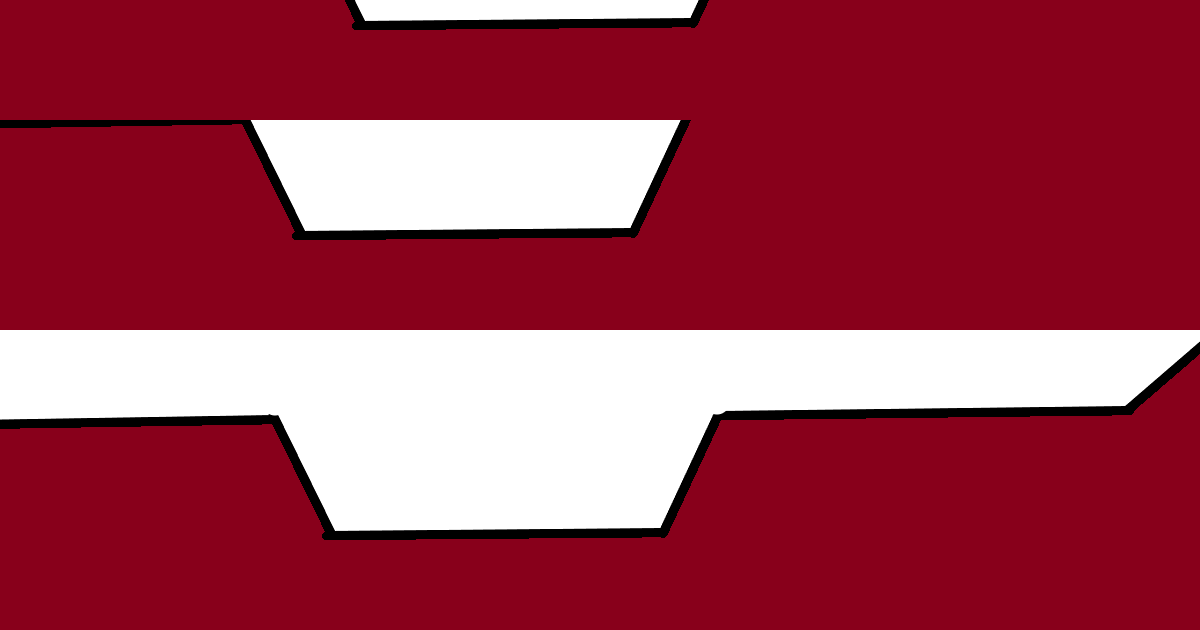

The image is a tile-based game level rendered from a .tmx file. Its description and complete source (layers, tilesets, objects, tile grids) follow:
An orthogonal 40x21 tile map with 30x30 px tiles, 1 tile layer (Tile Layer 1), 2 tilesets.

<map version="1.9" tiledversion="1.9.2" orientation="orthogonal" renderorder="right-down" width="40" height="21" tilewidth="30" tileheight="30" infinite="0" nextlayerid="2" nextobjectid="1">
 <tileset firstgid="1" name="ground" tilewidth="30" tileheight="30" tilecount="900" columns="45">
  <image source="ground.png" width="1350" height="619" />
 </tileset>
 <tileset firstgid="901" source="ground.tsx" />
 <layer id="1" name="Tile Layer 1" width="40" height="21">
  <data encoding="csv">
1621,1622,1623,1624,1625,1626,1627,1628,1629,1630,1631,1632,1633,1634,1635,1636,1637,1638,1639,1640,1641,1642,1643,1644,1645,1646,1647,1648,1649,1650,1651,1652,1653,1654,1655,1656,1657,1658,1659,1660,
1666,1667,1668,1669,1670,1671,1672,1673,1674,1675,1676,1677,1678,1679,1680,1681,1682,1683,1684,1685,1686,1687,1688,1689,1690,1691,1692,1693,1694,1695,1696,1697,1698,1699,1700,1701,1702,1703,1704,1705,
1711,1712,1713,1714,1715,1716,1717,1718,1719,1720,1721,1722,1723,1724,1725,1726,1727,1728,1729,1730,1731,1732,1733,1734,1735,1736,1737,1738,1739,1740,1741,1742,1743,1744,1745,1746,1747,1748,1749,1750,
1756,1757,1758,1759,1760,1761,1762,1763,1764,1765,1766,1767,1768,1769,1770,1771,1772,1773,1774,1775,1776,1777,1778,1779,1780,1781,1782,1783,1784,1785,1786,1787,1788,1789,1790,1791,1792,1793,1794,1795,
1488,1489,1490,1491,1492,1493,1494,1495,1496,1497,1498,1499,1500,1501,1502,1503,1504,1505,1506,1507,1508,1509,1510,1511,1512,1513,1514,1515,1516,1517,1518,1519,1520,1521,1522,1523,1524,1525,1526,1527,
1533,1534,1535,1536,1537,1538,1539,1540,1541,1542,1543,1544,1545,1546,1547,1548,1549,1550,1551,1552,1553,1554,1555,1556,1557,1558,1559,1560,1561,1562,1563,1564,1565,1566,1567,1568,1569,1570,1571,1572,
1578,1579,1580,1581,1582,1583,1584,1585,1586,1587,1588,1589,1590,1591,1592,1593,1594,1595,1596,1597,1598,1599,1600,1601,1602,1603,1604,1605,1606,1607,1608,1609,1610,1611,1612,1613,1614,1615,1616,1617,
1623,1624,1625,1626,1627,1628,1629,1630,1631,1632,1633,1634,1635,1636,1637,1638,1639,1640,1641,1642,1643,1644,1645,1646,1647,1648,1649,1650,1651,1652,1653,1654,1655,1656,1657,1658,1659,1660,1661,1662,
1668,1669,1670,1671,1672,1673,1674,1675,1676,1677,1678,1679,1680,1681,1682,1683,1684,1685,1686,1687,1688,1689,1690,1691,1692,1693,1694,1695,1696,1697,1698,1699,1700,1701,1702,1703,1704,1705,1706,1707,
1713,1714,1715,1716,1717,1718,1719,1720,1721,1722,1723,1724,1725,1726,1727,1728,1729,1730,1731,1732,1733,1734,1735,1736,1737,1738,1739,1740,1741,1742,1743,1744,1745,1746,1747,1748,1749,1750,1751,1752,
1758,1759,1760,1761,1762,1763,1764,1765,1766,1767,1768,1769,1770,1771,1772,1773,1774,1775,1776,1777,1778,1779,1780,1781,1782,1783,1784,1785,1786,1787,1788,1789,1790,1791,1792,1793,1794,1795,1796,1797,
1352,1353,1354,1355,1356,1357,1358,1359,1360,1361,1362,1363,1364,1365,1366,1367,1368,1369,1370,1371,1372,1373,1374,1375,1376,1377,1378,1379,1380,1381,1382,1383,1384,1385,1386,1387,1388,1389,1390,1391,
1397,1398,1399,1400,1401,1402,1403,1404,1405,1406,1407,1408,1409,1410,1411,1412,1413,1414,1415,1416,1417,1418,1419,1420,1421,1422,1423,1424,1425,1426,1427,1428,1429,1430,1431,1432,1433,1434,1435,1436,
1442,1443,1444,1445,1446,1447,1448,1449,1450,1451,1452,1453,1454,1455,1456,1457,1458,1459,1460,1461,1462,1463,1464,1465,1466,1467,1468,1469,1470,1471,1472,1473,1474,1475,1476,1477,1478,1479,1480,1481,
1487,1488,1489,1490,1491,1492,1493,1494,1495,1496,1497,1498,1499,1500,1501,1502,1503,1504,1505,1506,1507,1508,1509,1510,1511,1512,1513,1514,1515,1516,1517,1518,1519,1520,1521,1522,1523,1524,1525,1526,
1532,1533,1534,1535,1536,1537,1538,1539,1540,1541,1542,1543,1544,1545,1546,1547,1548,1549,1550,1551,1552,1553,1554,1555,1556,1557,1558,1559,1560,1561,1562,1563,1564,1565,1566,1567,1568,1569,1570,1571,
1577,1578,1579,1580,1581,1582,1583,1584,1585,1586,1587,1588,1589,1590,1591,1592,1593,1594,1595,1596,1597,1598,1599,1600,1601,1602,1603,1604,1605,1606,1607,1608,1609,1610,1611,1612,1613,1614,1615,1616,
1622,1623,1624,1625,1626,1627,1628,1629,1630,1631,1632,1633,1634,1635,1636,1637,1638,1639,1640,1641,1642,1643,1644,1645,1646,1647,1648,1649,1650,1651,1652,1653,1654,1655,1656,1657,1658,1659,1660,1661,
1667,1668,1669,1670,1671,1672,1673,1674,1675,1676,1677,1678,1679,1680,1681,1682,1683,1684,1685,1686,1687,1688,1689,1690,1691,1692,1693,1694,1695,1696,1697,1698,1699,1700,1701,1702,1703,1704,1705,1706,
1712,1713,1714,1715,1716,1717,1718,1719,1720,1721,1722,1723,1724,1725,1726,1727,1728,1729,1730,1731,1732,1733,1734,1735,1736,1737,1738,1739,1740,1741,1742,1743,1744,1745,1746,1747,1748,1749,1750,1751,
1757,1758,1759,1760,1761,1762,1763,1764,1765,1766,1767,1768,1769,1770,1771,1772,1773,1774,1775,1776,1777,1778,1779,1780,1781,1782,1783,1784,1785,1786,1787,1788,1789,1790,1791,1792,1793,1794,1795,1796
</data>
 </layer>
</map>